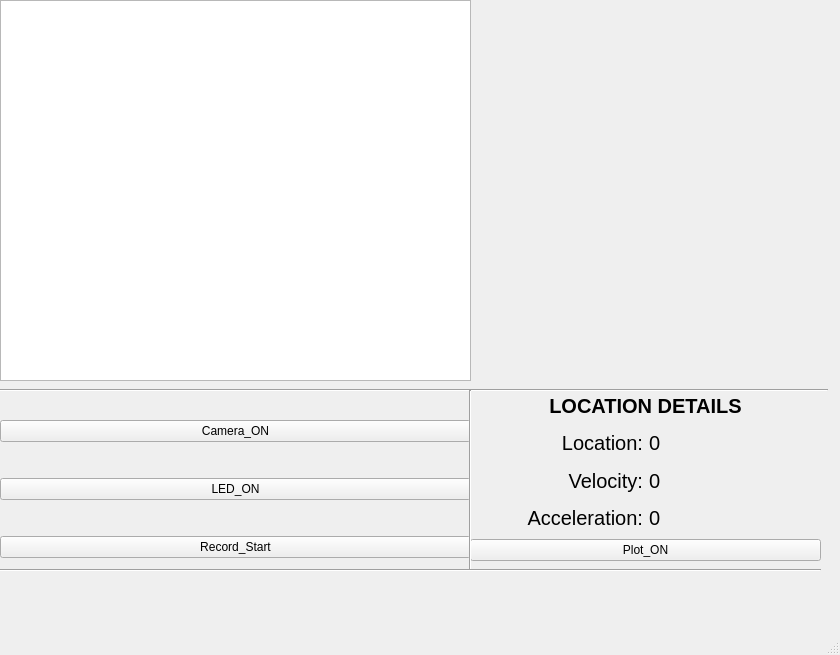
<?xml version="1.0" encoding="UTF-8"?>
<ui version="4.0">
 <class>MainWindow</class>
 <widget class="QMainWindow" name="MainWindow">
  <property name="geometry">
   <rect>
    <x>0</x>
    <y>0</y>
    <width>840</width>
    <height>655</height>
   </rect>
  </property>
  <property name="windowTitle">
   <string>MainWindow</string>
  </property>
  <widget class="QWidget" name="centralwidget">
   <widget class="QWidget" name="verticalLayoutWidget">
    <property name="geometry">
     <rect>
      <x>0</x>
      <y>0</y>
      <width>471</width>
      <height>381</height>
     </rect>
    </property>
    <layout class="QVBoxLayout" name="verticalLayout_camera">
     <item>
      <widget class="QListWidget" name="listWidget"/>
     </item>
    </layout>
   </widget>
   <widget class="QWidget" name="verticalLayoutWidget_2">
    <property name="geometry">
     <rect>
      <x>470</x>
      <y>0</y>
      <width>361</width>
      <height>381</height>
     </rect>
    </property>
    <layout class="QVBoxLayout" name="verticalLayout_chart"/>
   </widget>
   <widget class="QWidget" name="gridLayoutWidget">
    <property name="geometry">
     <rect>
      <x>0</x>
      <y>390</y>
      <width>471</width>
      <height>201</height>
     </rect>
    </property>
    <layout class="QGridLayout" name="Layout_button">
     <item row="1" column="0">
      <widget class="QPushButton" name="Button_camera">
       <property name="text">
        <string>Camera_ON</string>
       </property>
      </widget>
     </item>
     <item row="3" column="0">
      <widget class="QPushButton" name="Button_record">
       <property name="text">
        <string>Record_Start</string>
       </property>
      </widget>
     </item>
     <item row="2" column="0">
      <widget class="QPushButton" name="Button_led">
       <property name="text">
        <string>LED_ON</string>
       </property>
      </widget>
     </item>
    </layout>
   </widget>
   <widget class="QWidget" name="gridLayoutWidget_2">
    <property name="geometry">
     <rect>
      <x>470</x>
      <y>390</y>
      <width>351</width>
      <height>171</height>
     </rect>
    </property>
    <layout class="QGridLayout" name="Layout_label">
     <item row="5" column="0" colspan="2">
      <widget class="QPushButton" name="Button_chart">
       <property name="text">
        <string>Plot_ON</string>
       </property>
      </widget>
     </item>
     <item row="4" column="1">
      <widget class="QLabel" name="label_acc_num">
       <property name="font">
        <font>
         <pointsize>15</pointsize>
        </font>
       </property>
       <property name="text">
        <string>0</string>
       </property>
      </widget>
     </item>
     <item row="3" column="1">
      <widget class="QLabel" name="label_vol_num">
       <property name="font">
        <font>
         <pointsize>15</pointsize>
        </font>
       </property>
       <property name="text">
        <string>0</string>
       </property>
      </widget>
     </item>
     <item row="4" column="0">
      <widget class="QLabel" name="label_acc">
       <property name="font">
        <font>
         <pointsize>15</pointsize>
        </font>
       </property>
       <property name="text">
        <string>Acceleration:</string>
       </property>
       <property name="alignment">
        <set>Qt::AlignRight|Qt::AlignTrailing|Qt::AlignVCenter</set>
       </property>
      </widget>
     </item>
     <item row="3" column="0">
      <widget class="QLabel" name="label_vol">
       <property name="font">
        <font>
         <pointsize>15</pointsize>
        </font>
       </property>
       <property name="text">
        <string>Velocity:</string>
       </property>
       <property name="alignment">
        <set>Qt::AlignRight|Qt::AlignTrailing|Qt::AlignVCenter</set>
       </property>
      </widget>
     </item>
     <item row="2" column="0">
      <widget class="QLabel" name="label_loc">
       <property name="font">
        <font>
         <pointsize>15</pointsize>
        </font>
       </property>
       <property name="text">
        <string>Location:</string>
       </property>
       <property name="alignment">
        <set>Qt::AlignRight|Qt::AlignTrailing|Qt::AlignVCenter</set>
       </property>
      </widget>
     </item>
     <item row="1" column="0" colspan="2">
      <widget class="QLabel" name="label_title">
       <property name="font">
        <font>
         <pointsize>15</pointsize>
         <weight>75</weight>
         <bold>true</bold>
        </font>
       </property>
       <property name="text">
        <string>LOCATION DETAILS</string>
       </property>
       <property name="alignment">
        <set>Qt::AlignCenter</set>
       </property>
      </widget>
     </item>
     <item row="2" column="1">
      <widget class="QLabel" name="label_loc_num">
       <property name="font">
        <font>
         <pointsize>15</pointsize>
        </font>
       </property>
       <property name="text">
        <string>0</string>
       </property>
      </widget>
     </item>
    </layout>
   </widget>
   <widget class="Line" name="line">
    <property name="geometry">
     <rect>
      <x>-3</x>
      <y>380</y>
      <width>831</width>
      <height>20</height>
     </rect>
    </property>
    <property name="orientation">
     <enum>Qt::Horizontal</enum>
    </property>
   </widget>
   <widget class="Line" name="line_2">
    <property name="geometry">
     <rect>
      <x>460</x>
      <y>390</y>
      <width>21</width>
      <height>181</height>
     </rect>
    </property>
    <property name="orientation">
     <enum>Qt::Vertical</enum>
    </property>
   </widget>
   <widget class="Line" name="line_3">
    <property name="geometry">
     <rect>
      <x>0</x>
      <y>560</y>
      <width>821</width>
      <height>20</height>
     </rect>
    </property>
    <property name="orientation">
     <enum>Qt::Horizontal</enum>
    </property>
   </widget>
  </widget>
  <widget class="QMenuBar" name="menubar">
   <property name="geometry">
    <rect>
     <x>0</x>
     <y>0</y>
     <width>840</width>
     <height>21</height>
    </rect>
   </property>
  </widget>
  <widget class="QStatusBar" name="statusbar"/>
 </widget>
 <resources/>
 <connections/>
</ui>
